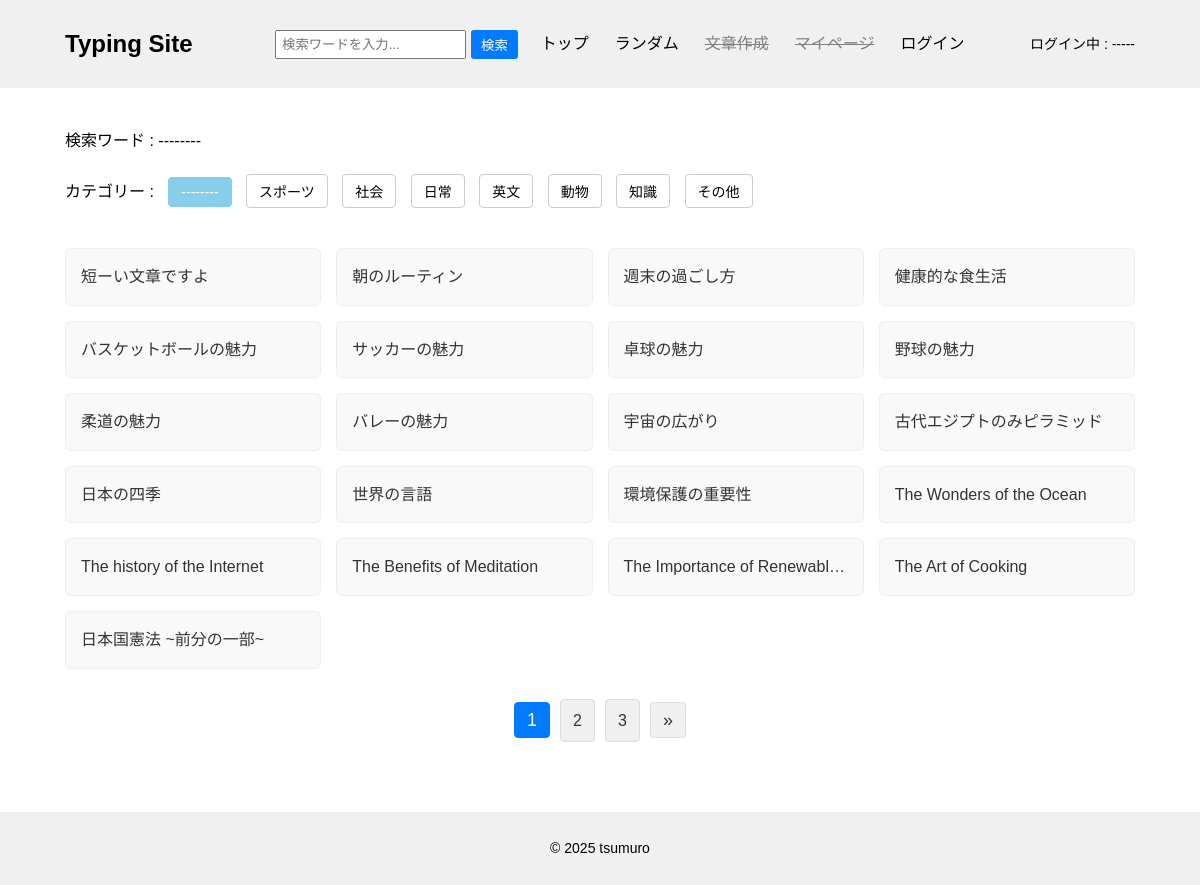
Before: /content/typing_list/ with the older database file.
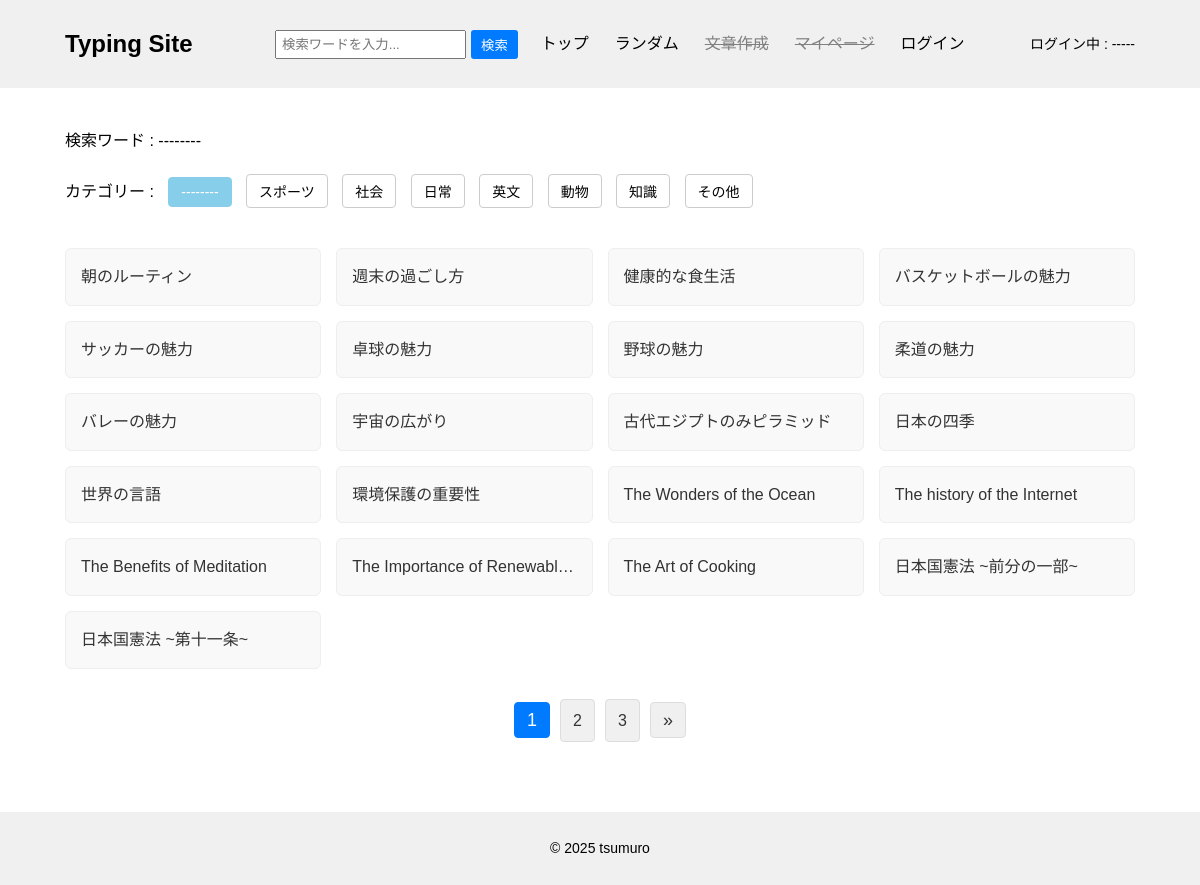
After: the same page with the newer database file.
### contentapp/models.py (models this page shows, shortened)
class Category(models.Model):
    name = models.CharField(max_length=30, unique=True)

class Content(models.Model):
    user = models.ForeignKey(
        settings.AUTH_USER_MODEL,
        on_delete=models.SET_NULL,
        null=True,
        blank=True
    )
    title = models.CharField(max_length=50, unique=True)
    sentence = models.TextField()
    category = models.ForeignKey(
        Category,
        on_delete=models.SET_NULL,
        null=True,
        blank=True,
    )
    is_public = models.BooleanField(default=True)
    play_count = models.IntegerField(default=0)
    created_at = models.DateTimeField(auto_now_add=True)

### contentapp/views.py (the view)
# urls.py: path('typing_list/', views.TypingListView.as_view(), name="typing_list"),
class TypingListView(generic.ListView):
    template_name = "typing_list.html"
    context_object_name = "typing_list"
    paginate_by = 21
    def get_queryset(self):
        queryset = Content.objects.filter(is_public=True)
        search = self.request.GET.get('search')
        if search:
            queryset = queryset.filter(title__icontains=search)
        category = self.request.GET.get('category')
        if category:
            queryset = queryset.filter(category=category)
        return queryset
    def get_context_data(self, **kwargs):
        context = super().get_context_data(**kwargs)
        context['categories'] = Category.objects.all()
        return context

### contentapp/templates/typing_list.html (shortened to what this page needs)
{% extends "base.html" %}
{% block contents %}
<div id="search_info">
    {% if request.GET.search %}
        <form method="get">
            <p>検索ワード : {{ request.GET.search }}
                <input type="hidden" name="category" value="{{ request.GET.category }}">
                <button name="search" value="">クリア</button>
            </p>
        </form>
    {% else %}
        <p>検索ワード : --------</p>
    {% endif %}
</div>
<form method="get" id="category_form">
    <label for="category">カテゴリー : </label>
    {% if request.GET.category %}
        <button type="submit" name="category" value="" selected>--------</button>
    {% else %}
        <button type="submit" name="category" value="" style="background-color: skyblue" selected>--------</button>
    {% endif %}
    {% for category in categories %}
        {% if request.GET.category|add:"0" == category.pk %}
            <button type="submit" name="category" value="{{ category.pk }}" style="background-color: skyblue;">{{ category.name }}</button>
        {% else %}
            <button type="submit" name="category" value="{{ category.pk }}">{{ category.name }}</button>
        {% endif %}
    {% endfor %}
</form>
<ul class="list">
    {% for typing in typing_list %}
        <li><a href="{% url 'typingapp:typing' typing.pk %}">{{ typing.title }}</a></li>
    {% endfor %}
</ul>
{% include "pagination.html" %}
{% endblock %}

Changed rows visible on the page:
no longer on this page (row edited): Content: title "短ーい文章ですよ"
now on this page (row unchanged): Content: title "日本国憲法 ~第十一条~"
